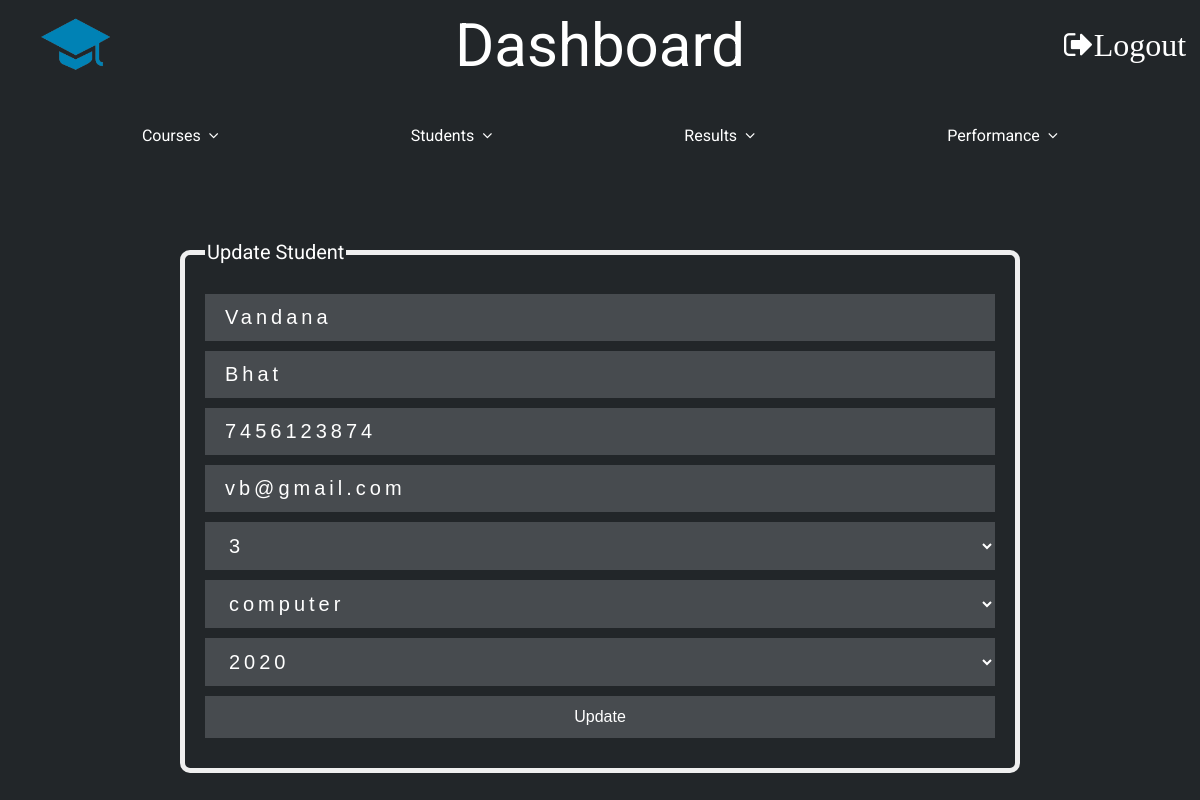
The app's page /add_students.php?student_id_edit=20CP12 (signed in) with its own data.
### tables this page shows
CREATE TABLE `student` (
  `student_id` varchar(10) NOT NULL,
  `s_fname` varchar(20) NOT NULL,
  `s_lname` varchar(20) NOT NULL,
  `mobile` varchar(10) NOT NULL,
  `email` varchar(30) NOT NULL,
  `current_sem` int(10) NOT NULL,
  `dept_id` int(10) NOT NULL,
  `admin_year` varchar(10) NOT NULL
);

CREATE TABLE `department` (
  `dept_id` int(10) NOT NULL,
  `dept_name` varchar(10) NOT NULL
);

### add_students.php (the view, shortened to what this page needs)
<?php
include('init.php');
$student_update = false;
$s_fname = "";
$s_lname = "";
$current_sem = "";
$s_dept = "";
$s_mobile = "";
$s_email = "";
$s_addmision_year = "";
if (isset($_GET['student_id_edit'])) {
    $s_id = $_GET['student_id_edit'];
    $student_update = true;
    $record = mysqli_query($conn, "SELECT * FROM student WHERE student_id = '$s_id'");
    $row = mysqli_num_rows($record);
    if ($row == 1) {
        $rec = $record->fetch_array();
        $s_fname = $rec['s_fname'];
        $s_lname = $rec['s_lname'];
        $current_sem = $rec['current_sem'];
        $s_dept = $rec['dept_id'];
        $s_mobile = $rec['mobile'];
        $s_email = $rec['email'];
        $s_addmision_year = $rec['admin_year'];
    }
}
?>
<!DOCTYPE html>
<html lang="en">
<head>
    <link rel="stylesheet" href="./css/home.css">
    <link rel="stylesheet" type="text/css" href="./css/form.css" media="all">
    <link rel="stylesheet" href="./css/font-awesome-4.7.0/css/font-awesome.css">
</head>
<body>
    <?php include('nav.php') ?>
    <div class="main">
        <form action="" method="post">
            <fieldset>
                <?php if ($student_update == true) : ?>
                    <legend>Update Student</legend>
                <?php else :  ?>
                    <legend>Add Student</legend>
                <?php endif ?>
                <input type="text" name="s_fname" placeholder="Student First Name" value="<?php echo $s_fname ?>">
                <input type="text" name="s_lname" placeholder="Student Last Name" value="<?php echo $s_lname ?>">
                <input type="tel" name="s_mobile" placeholder="Mobile Number" value="<?php echo $s_mobile ?>">
                <input type="email" name="s_email" placeholder="E-Mail" value="<?php echo $s_email ?>">
                <select name="current_sem" placeholder="Current Semester" required>
                    <?php for ($x = 1; $x <= 8; $x++) { ?>
                        <option value="<?php echo $x ?>" <?php print($current_sem == $x ? ' selected="selected"' : ""); ?>> <?php echo $x ?> </option>
                    <?php } ?>
                </select>
                <?php
                $query = "SELECT * FROM department";
                $query_result = mysqli_query($conn, $query);
                ?>
                <select name="s_dept" placeholder="Department" required>
                    <?php
                    while ($row = mysqli_fetch_array($query_result)) {
                        $dept_name = $row['dept_name'];
                        $dept_id = $row['dept_id'];
                    ?>
                        <option value="<?php echo $dept_id ?>" <?php print($s_dept == $dept_id ? ' selected="selected"' : ""); ?>> <?php echo $dept_name ?> </option>
                    <?php
                    }
                    ?>
                </select>
                <select name="s_addmision_year" placeholder="Academic Year" required>
                    <?php for ($x = 2020; $x <= 2022; $x++) { ?>
                        <option value="<?php echo $x ?>" <?php print($s_addmision_year == $x ? ' selected="selected"' : ""); ?>> <?php echo $x ?> </option>
                    <?php } ?>
                </select>
                <?php if ($student_update == true) : ?>
                    <input type="submit" class="button" id="submit" name="student-update" value="Update">
                <?php else :  ?>
                    <input type="submit" class="button" id="submit" name="student-add" value="Save">
                <?php endif ?>
            </fieldset>
        </form>
    </div>
</body>
</html>

### css/home.css (style rules this page uses)
body { margin: 0; font-family: 'Roboto', sans-serif; background-color: #222629; color: white; }
.main { display: grid; align-items: center; font-size: 20px; padding-top: 80px; }

### css/form.css (style rules this page uses)
input,select,option { width: 100%; padding: 12px 20px; margin: 10px 0; box-sizing: border-box; display: block; }
input[type=text],input[type=password],input[type=email],input[type=tel],select { background-color: #474b4f; color: white; border: none; font-size: 100%; letter-spacing: 0.2em; }
input[type=submit] { background-color: #474b4f; color: white; border: none; transition-duration: 0.4s; cursor: pointer; font-size: 16px; }
fieldset { font-size: 20px; border-radius: 10px; border-width: 5px; border-style: solid; padding: 20px; margin: 0 15%; }

### records on screen
student: s_fname "Vandana", s_lname "Bhat", s_mobile "7456123874", s_email "vb@gmail.com", current_sem "3", s_dept "computer", s_addmision_year "2020"
